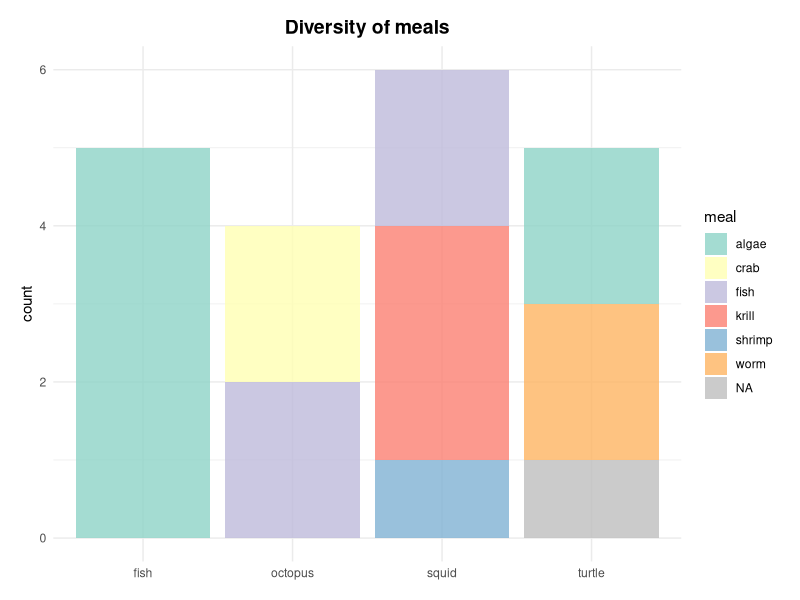
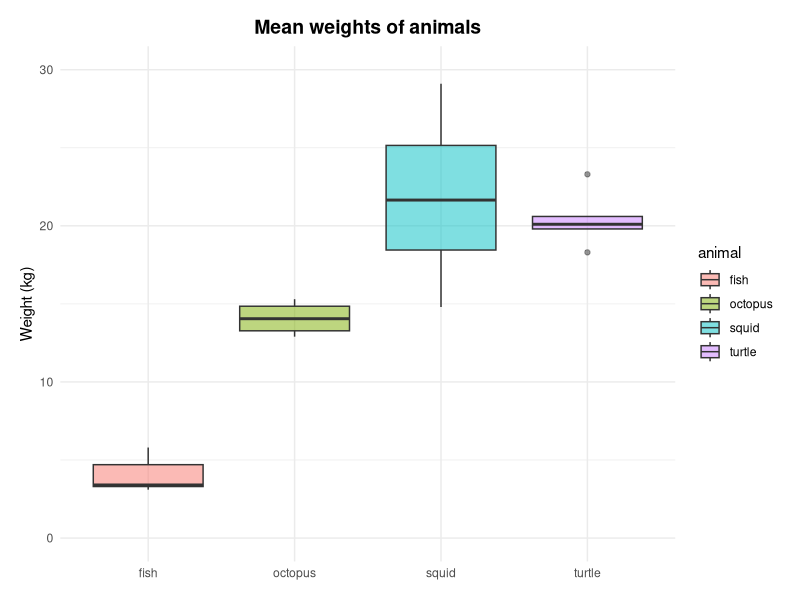
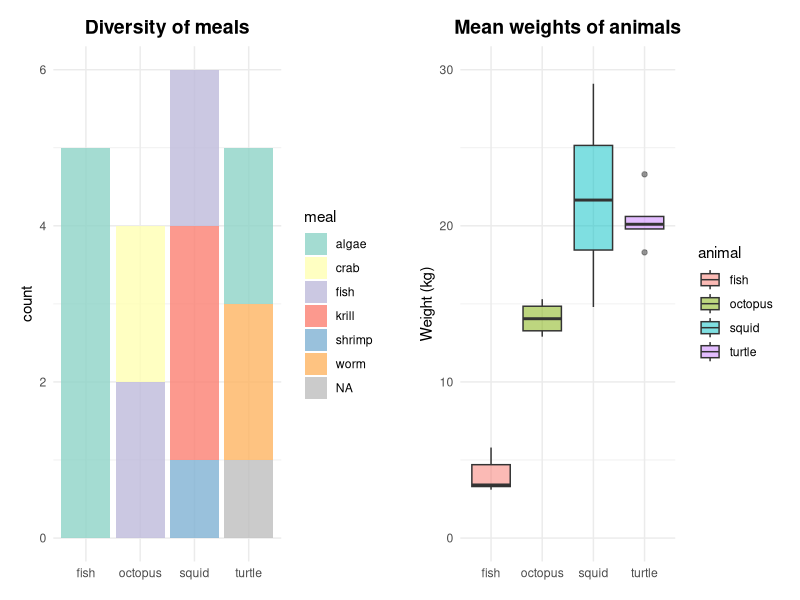

These figures' R source, in order:
# Title: Creative Data Manipulation: familiarising with the diversity of dplyr
# Your name Hayward
# Date

# Set working directory to where you saved the folder with tutorial materials on your computer
setwd("C:/Users/heiwu/OneDrive/Documents/course-repository-Hayward-Wong/Coding Club tutorials/2.Data Manipulation/tutorial 6")

# Libraries ----
library(dplyr)
# when we add new libraries throughout the tutorial, you can paste them here

# If you've never used a given package, install it with `install.packages("name")`

# Most of them are a part of `tidyverse` but we will be loading them separately so that you are aware of the contexts in which they are used

### PART I: OCEAN ANIMALS ----

# Load the datasets
animal_p1 <- read.csv("data/animal_p1.csv")
animal_p2 <- read.csv("data/animal_p2.csv")
animal_rp <- read.csv("data/animal_rp.csv")
animal_meal <- read.csv("data/animal_meal.csv")


# 2. Combining tables ----
# a) Combining rows ----

# Firstly view the p1 and p2 datasets, which will appear in your console
animal_p1
animal_p2

# Now, bind them on top of each other
# Adding brackets around the expression prints out the result
(animal <- bind_rows(animal_p1, animal_p2))  # 8 observations

# b) Set operations ----

setequal(animal_p1, animal_p2)  # FALSE is returned, so the tables are not identical

# Since they differ, let's see how many observations you and your rp have in common.
# You're not creating an object yet so the output will be shown in the console without having to add brackets

intersect(animal, animal_rp)  # 6 observations in common

# View which observations you have and your rp doesn't

setdiff(animal, animal_rp)  # id no. 2 and 5

# Now view which ones your rp has that you don't

setdiff(animal_rp, animal)  # id no. 6 and 10

# Let's now connect them with `union()` but removing any duplicated rows

(animal_weight <- union(animal, animal_rp) %>%
    arrange(id))  # puts the id in numerical order (useful function for rearranging cases!)

# c) Mutating joins ----

animal_meal  # there are 21 observations!

(animal_joined <- left_join(animal_weight, animal_meal,
                            by = c("id" = "IDs")))  # indicate which columns in two tables refer to the same `id` variable

# We can also write it differently by using the pipe operator
(animal_joined <- animal_weight %>%
    left_join(animal_meal, by = c("id" = "IDs")))

inner_join(animal_weight, animal_meal, by = c("id" = "IDs"))  # only rows with id's appearing in both tables were left (turtle of id = 2 is now missing)

right_join(animal_weight, animal_meal, by = c("id" = "IDs"))  # we have all meal id's but various NAs for `animal` and `weight` columns were introduced because there was no match for them in `animal_weight`

full_join(animal_weight, animal_meal, by = c("id" = "IDs"))  # all possible id's from both tables are retained and various NAs are introduced


full_join(animal_p1, animal_p2, by = c("id", "animal", "weight"))

# d) Filtering joins ----

semi_join(animal_weight, animal_meal, by = c("id" = "IDs"))  # returns `animal_weight` dataset apart from rows of which `id` is not present in `animal_meal`

anti_join(animal_weight, animal_meal, by = c("id" = "IDs"))  # returns only one row from `animal_weight` of which `id` was not present in `animal_meal`

# e) Challenge ----

animal_new <- read.csv("data/animal_new.csv")
str(animal_new)  # check the dataset

animal_final <- animal_joined %>%
  full_join(animal_new,
            by = c("id" = "ID", "animal" = "Animals", "weight", "meal" = "Meal"))

# Libraries
library(ggplot2)    # one of the tidyverse packages for beautiful graphs
library(gridExtra)  # for the panel

# Barplot of diet
(barplot <- ggplot(animal_final, aes(animal, fill = meal)) +
    geom_bar(alpha = 0.8) +
    labs(title = "Diversity of meals", x = NULL) +
    scale_fill_brewer(palette = "Set3", type = "seq", na.value = "grey") +
    theme_minimal() +
    theme(plot.title = element_text(size = 14, hjust = 0.5, face = "bold"),
          plot.margin = unit(c(0.5, 0.5, 0.5, 0.5), units = , "cm")))

# Boxplot of weight
(boxplot <- ggplot(animal_final) +
    geom_boxplot(aes(animal, weight, fill = animal), alpha = 0.5, position = "dodge2") +
    scale_y_continuous(limits = c(0, 30)) +
    labs(title = "Mean weights of animals", x = NULL, y = "Weight (kg)") +
    theme_minimal() +
    theme(plot.title = element_text(size = 14, hjust = 0.5, face = "bold"),
          plot.margin = unit(c(0.5, 0.5, 0.5, 0.5), units = , "cm")))

# Combine the plots into one panel
animal_panel <- grid.arrange(barplot, boxplot, ncol = 2)

# Save the panel if you want! You will have to create `images` folder where you've set your working directory (or change filename to "animal_panel.png")
ggsave(filename = "images/animal_panel.png", plot = animal_panel, width = 10, height = 5)


